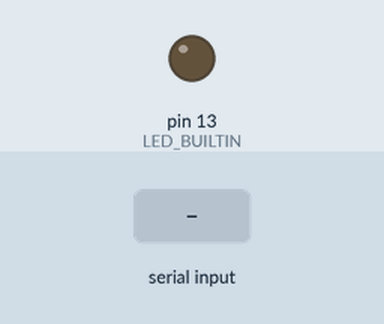
Bench run of a sketch on a simulated Arduino Uno, built with avr-gcc and run on an emulated ATmega328P. On the bench: output pins drawn as LEDs (lit = HIGH). The test bench sets the inputs (shaded band).

Above: at 1.2 s.
1.3 s: "1" received over Serial
At 2.4 s:
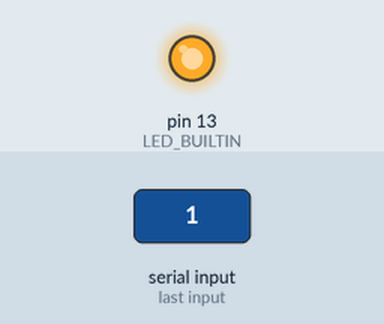
2.8 s: "0" received over Serial
At 3.6 s:
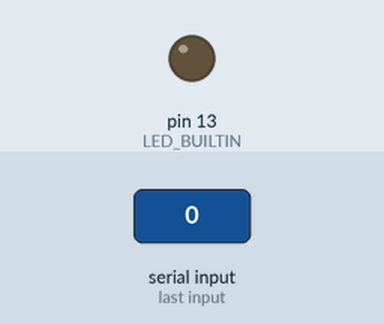
Timing chart, 0 to 5.8 s (numbered marks = the images above; inputs shaded):
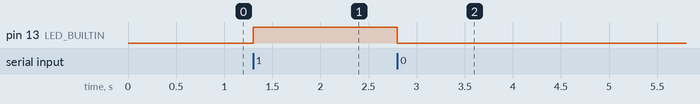

Measured:
- after the input at 1.3 s, pin 13 (LED_BUILTIN): LOW → HIGH at once
- after the input at 2.8 s, pin 13 (LED_BUILTIN): HIGH → LOW at once

The sketch:

doorLock.ino
```cpp
void setup() {
Serial.begin(9600);   // put your setup code here, to run once:
pinMode(LED_BUILTIN, OUTPUT);
digitalWrite(LED_BUILTIN, LOW);
}

void loop() {
  // put your main code here, to run repeatedly:
    while(Serial.available())
    {
      if  (Serial.read() == '1')  // When '1' is received, turn motor clockwise
        {
              digitalWrite(LED_BUILTIN, HIGH);   // turn the LED on (HIGH is the voltage level)

        }
      else
        {
              digitalWrite(LED_BUILTIN, LOW);    // turn the LED off by making the voltage LOW

        }
    }
}
```
